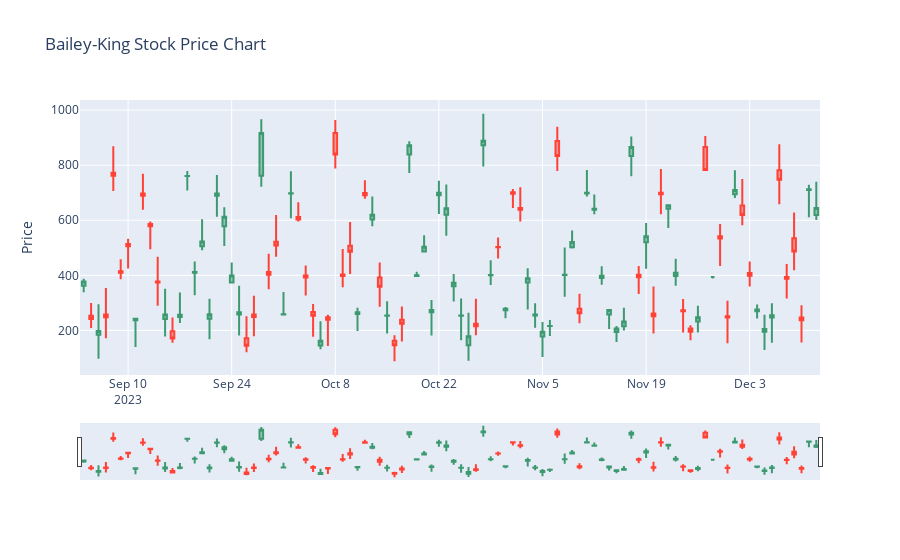
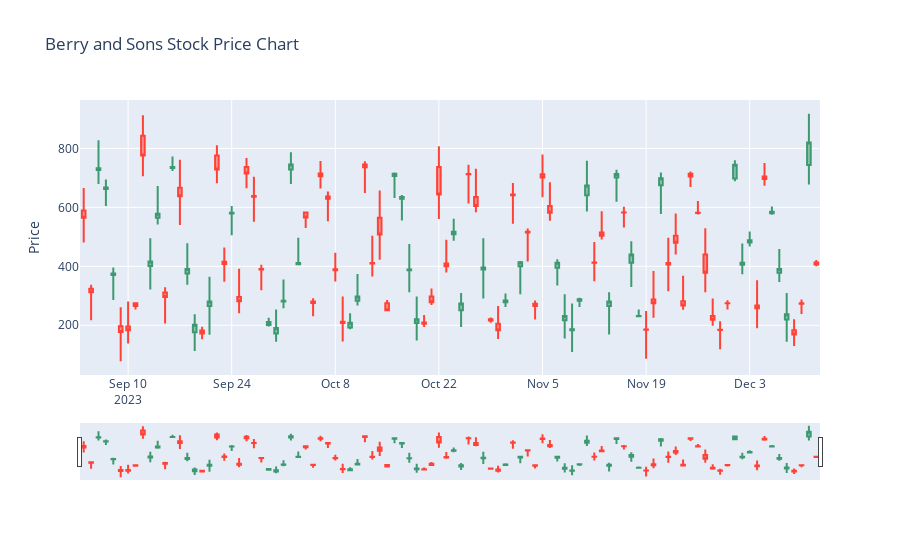
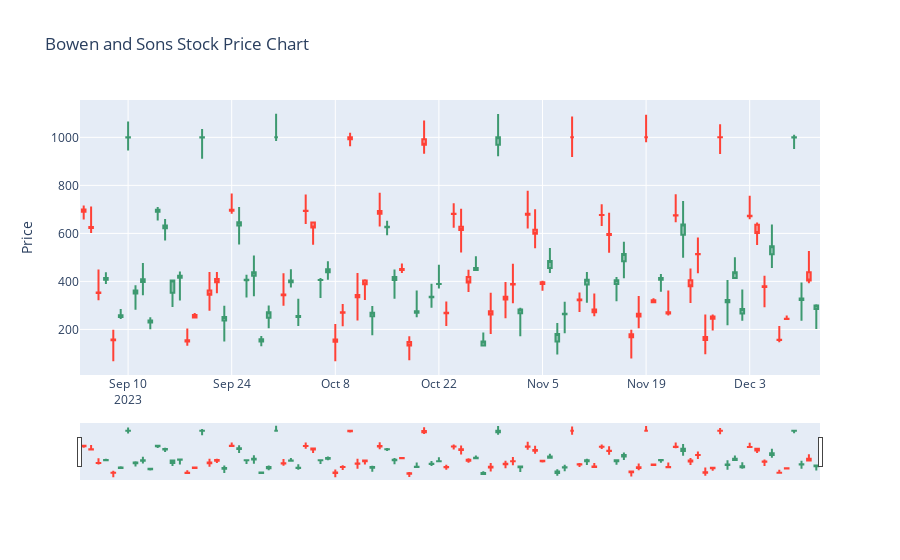
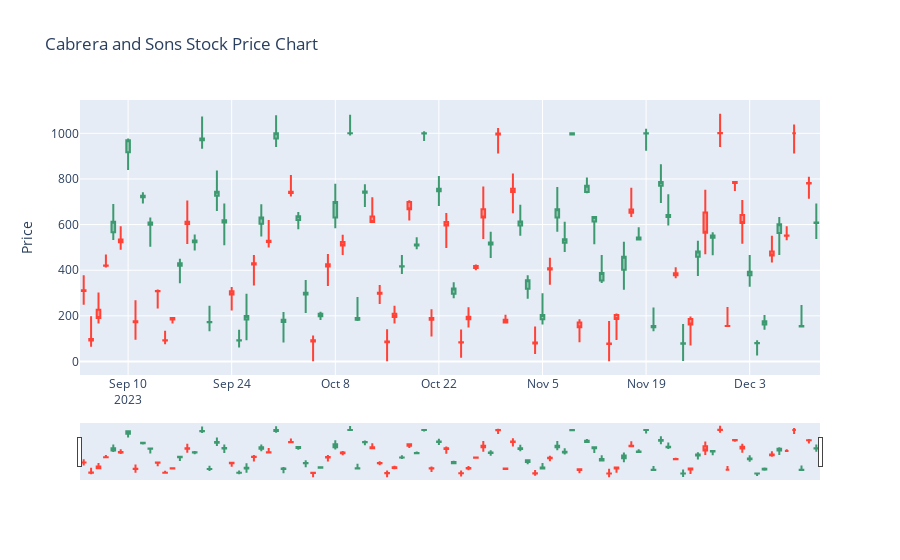

Notebook source saved alongside these figures, in order:
### Code cell
import plotly.graph_objects as go


for company in df['company'].unique():
    filtered_df = df[df['company'] == company]
    filtered_df.head()

    fig = go.Figure(data=[go.Candlestick(x=filtered_df['date'],
                                        open=filtered_df['open_price'],
                                        high=filtered_df['high_price'],
                                        low=filtered_df['low_price'],
                                        close=filtered_df['close_price'])
                                        ])
    
    fig.update_layout(
        title=f"{company} Stock Price Chart",
        yaxis_title="Price"
    )

    fig.show()
